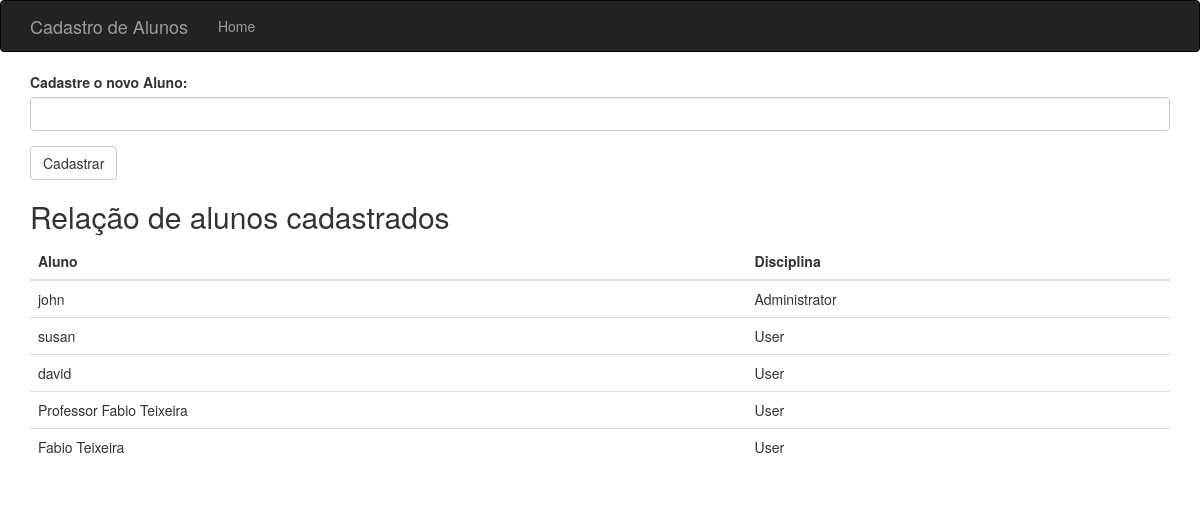
Before: / with the older database file.
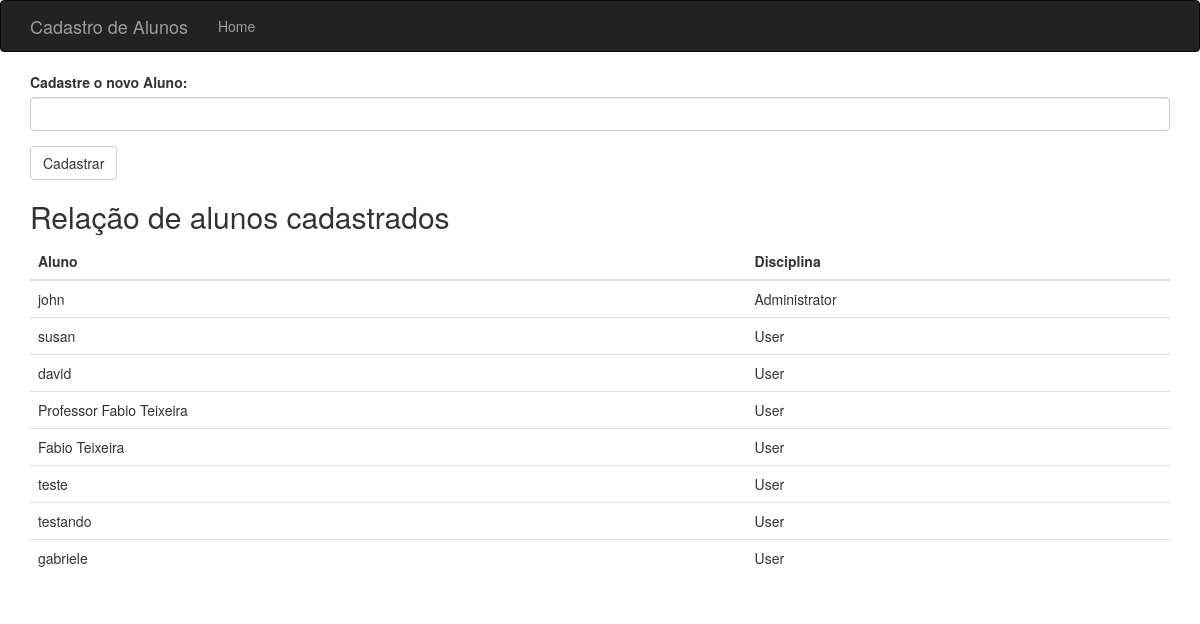
After: the same page with the newer database file.
### hello.py (models this page shows, shortened)
class User(db.Model):
    __tablename__ = 'users'
    id = db.Column(db.Integer, primary_key=True)
    username = db.Column(db.String(64), unique=True, index=True)
    role_id = db.Column(db.Integer, db.ForeignKey('roles.id'))
    def __repr__(self):
        return '<User %r>' % self.username

class Role(db.Model):
    __tablename__ = 'roles'
    id = db.Column(db.Integer, primary_key=True)
    name = db.Column(db.String(64), unique=True)
    users = db.relationship('User', backref='role', lazy='dynamic')

### hello.py (the view, shortened to what this page needs)
@app.route('/', methods=['GET', 'POST'])
def index():
    form = NameForm()
    user_all = User.query.all();
    print(user_all);
    return render_template('index.html', form=form, name=session.get('name'),
                           known=session.get('known', False),
                           user_all=user_all);

### hello.py
class NameForm(FlaskForm):
    name = StringField('Cadastre o novo Aluno:', validators=[DataRequired()])
    submit = SubmitField('Cadastrar')

### templates/index.html (shortened to what this page needs)
{% extends "base.html" %}
{% import "bootstrap/wtf.html" as wtf %}
{% block page_content %}
{{ wtf.quick_form(form) }}
<h2>Relação de alunos cadastrados</h2>
<table class="table">
    <thead>
        <tr>
            <th>Aluno</th>
            <th>Disciplina</th>
        </tr>
    </thead>
    <tbody>
        {% for key in user_all %}
        <tr>
            <td>{{ key.username }}</td>
            <td>{{ key.role.name }}</td>
        </tr>
        {% endfor %}
    </tbody>
</table>
{% endblock %}

### templates/base.html (shortened to what this page needs)
{% extends "bootstrap/base.html" %}
{% block head %}
{{ super() }}
{% endblock %}
{% block navbar %}
<div class="navbar navbar-inverse" role="navigation">
    <div class="container">
        <div class="navbar-header">
            <a class="navbar-brand" href="/">Cadastro de Alunos</a>
        </div>
        <div class="navbar-collapse collapse">
            <ul class="nav navbar-nav">
                <li><a href="/">Home</a></li>
            </ul>
        </div>
    </div>
</div>
{% endblock %}
{% block content %}
<div class="container">
    {% block page_content %}{% endblock %}
</div>
{% endblock %}

Changed rows visible on the page:
added User: username "teste", role.name "User"
added User: username "testando", role.name "User"
added User: username "gabriele", role.name "User"
